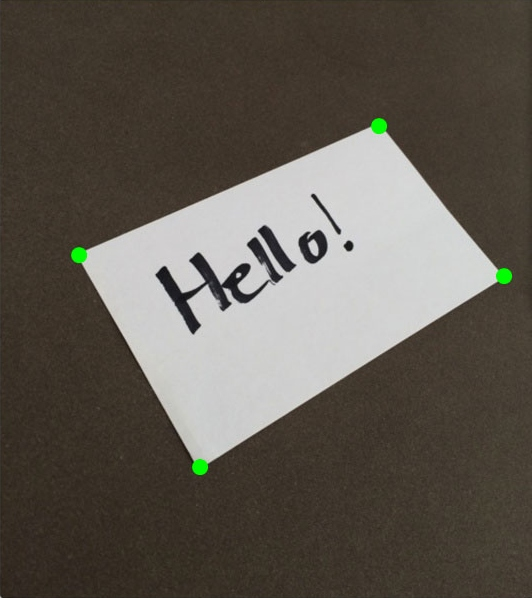
#> input picture images/hello.jpg, 532 x 598 px
$ jupyter execute Untitled.ipynb   (older library calls are emulated)
#> lines starting #> are read from the running program, lines starting #| are printed output that depends on the picture; after the words box and inside, x2 and y2 are one past the last pixel; in counts of white or black regions, pixels touching at a corner belong together
[cell 1]
# import the necessary packages
import numpy as np
import cv2

def get_vertices_in_order(pts):
    rect = np.zeros((4, 2), dtype = "float32")
    #left corner of imag is (0,0)
    # notation is left up - right up - right down -left down
    rect[0] = (77,255)    #min
    rect[2] = (505,276)   #max
    rect[1] = (377,124)   # x coordinate is greater
    rect[3] = (198,470)   # x is less and y is more than rect[1]

    # return the ordered coordinates
    return rect

[cell 2]
import numpy as np
import cv2

def get_dimensions(pts):
    #rect = get_vertices_in_order(pts)

    #replace pts with rect if ordering of points is required
    (tl, tr, br, bl) = pts

    #distance between two points is root((x1-x2^2) + (y1-y2^2))

    widthA = np.sqrt(((br[0] - bl[0]) ** 2) + ((br[1] - bl[1]) ** 2))
    widthB = np.sqrt(((tr[0] - tl[0]) ** 2) + ((tr[1] - tl[1]) ** 2))
    maxWidth = max(int(widthA), int(widthB))

    heightA = np.sqrt(((tr[0] - br[0]) ** 2) + ((tr[1] - br[1]) ** 2))
    heightB = np.sqrt(((tl[0] - bl[0]) ** 2) + ((tl[1] - bl[1]) ** 2))
    maxHeight = max(int(heightA), int(heightB))

    dst = np.array([
        [0, 0],
        [maxWidth - 1, 0],
        [maxWidth - 1, maxHeight - 1],
        [0, maxHeight - 1]], dtype = "float32")

    M = cv2.getPerspectiveTransform(rect, dst)
    warped = cv2.warpPerspective(image, M, (maxWidth, maxHeight))

    return warped

[cell 3]
import numpy as np
import cv2

coordinates = []
image = cv2.imread('images/hello.jpg')
#> image is the input picture: shape (598, 532, 3); mean B, G, R 80.5, 89, 94.9
gray = cv2.cvtColor(image,cv2.COLOR_BGR2GRAY)
edged = cv2.Canny(gray, 30, 200)
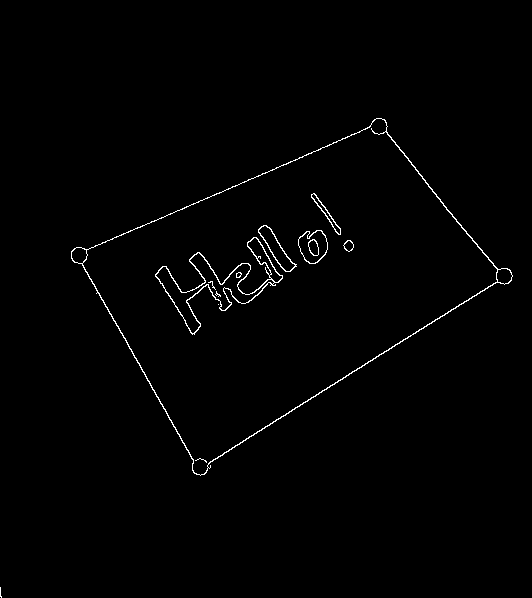
#> edged: shape (598, 532); 0.96% white in thin lines or dots, all inside (x1, y1, x2, y2) = (0, 118, 513, 598)

_, contours, hierarchy = cv2.findContours(edged, cv2.RETR_EXTERNAL, cv2.CHAIN_APPROX_SIMPLE)
#> contours = 2 contours, 1 with area under 20; largest, box (x1, y1, x2, y2) and area: (71, 118, 513, 476) 76579

print(contours)
#> (printed output is left out)
i=0
for c in contours:
    #c = max(cnt, key=cv2.contourArea)
    i+=1
    print(i)

    approx = cv2.approxPolyDP(c, 0.01*cv2.arcLength(c,True),True)
    if len(approx) == 4:
        x,y,w,h = cv2.boundingRect(c)
        coordinates = [(x,y),(x+w,y),(x+w,y+h),(x,y+h)]


        extLeft = tuple(c[c[:, :, 0].argmin()][0])
        extRight = tuple(c[c[:, :, 0].argmax()][0])
        extTop = tuple(c[c[:, :, 1].argmin()][0])
        extBot = tuple(c[c[:, :, 1].argmax()][0])

        cv2.drawContours(image, [c], 0, (0, 0, 255), 10)
        cv2.circle(image, extLeft, 8, (255, 255, 255), -1)
        cv2.circle(image, extRight, 8, (255, 255, 255), -1)
        cv2.circle(image, extTop, 8, (255, 255, 255), -1)
        cv2.circle(image, extBot, 8, (255, 255, 255), -1)
#> this loop made 2 passes
#> (i, approx, x, y, w, h, coordinates, extRight) on pass 2: (2, [[384, 119], [71, 251], [194, 473], [511, 280]], 71, 118, 442, 358, [(71, 118), (513, 118), (513, 476), (71, 476)], (512, 276))
#> i on pass 1: 1
#| 1
#| 2
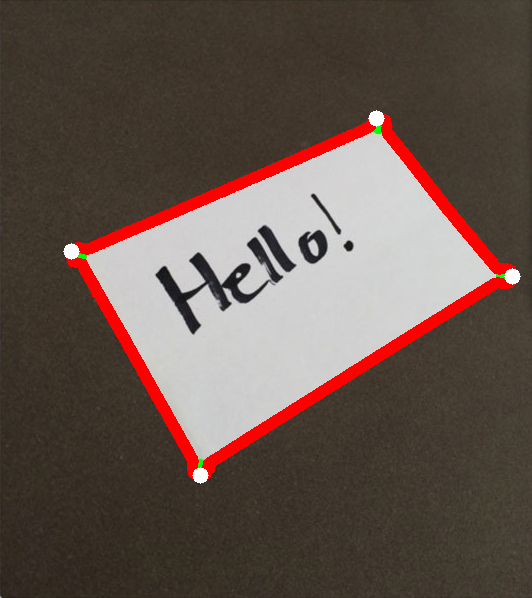
#> image: shape (598, 532, 3); 4.43% of pixels changed, all inside (x1, y1, x2, y2) = (63, 110, 521, 484)
#> after the loop, i = 2


cv2.imshow('Contours', image)
cv2.waitKey(0)
cv2.destroyAllWindows()


#https://bretahajek.com/2017/01/scanning-documents-photos-opencv/
#https://www.pyimagesearch.com/2014/08/25/4-point-opencv-getperspective-transform-example/
